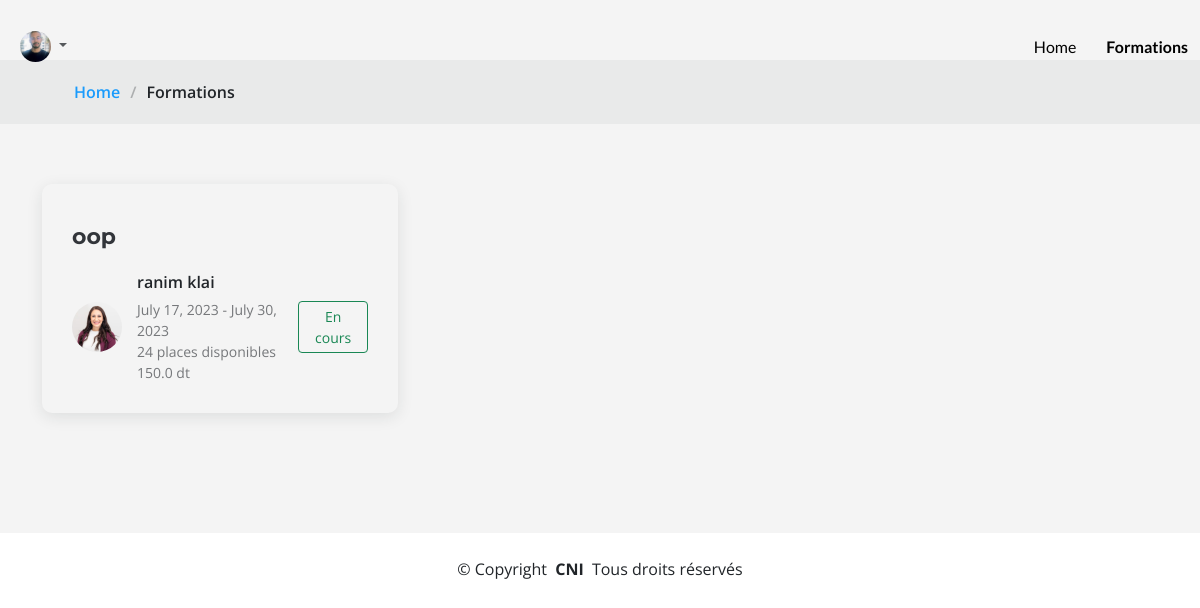
Page /formation (signed in) on the committed database.
### user/models.py (models this page shows, shortened)
class Profile(AbstractBaseUser, PermissionsMixin):
    email = models.EmailField(unique=True)
    first_name = models.CharField(max_length=30)
    last_name = models.CharField(max_length=30)
    cin_regex = RegexValidator(regex=r'^\d{8}$', message="CIN must be an 8-digit number.")
    cin = models.CharField(validators=[cin_regex], max_length=8)  # 8-digit number
    organisme = models.CharField(max_length=255)  # String field for organisme
    role = models.CharField(max_length=255)  # String field for role
    is_active = models.BooleanField(default=True)
    is_staff = models.BooleanField(default=False)
    img = models.ImageField(default='def.png',null=True,blank=True) # Image field for profile image
    objects = CustomUserManager()
    USERNAME_FIELD = 'email'
    REQUIRED_FIELDS = ['first_name', 'last_name', 'cin', 'organisme', 'role']

### formation/models.py (models this page shows)
class formation(models.Model):
    qr = models.TextField()
    titre = models.TextField()
    nbp = models.IntegerField()
    prx = models.FloatField()
    date_deb = models.DateField()
    date_fin = models.DateField()
    formateur = models.ForeignKey(Profile, null=True, on_delete=models.CASCADE, related_name='formations')
    participants = models.JSONField(default=dict)
    evaluation = models.JSONField(default=dict)

### gestionFormation/views.py (the view, shortened to what this page needs)
# urls.py: path('formation',views.nosformations,name='nosformations'),
def nosformations(request):
    today = date.today()
    formations = formation.objects.all()
    formations_filtrées = []
    for f in formations:
        jour_calcule = f.date_deb + (f.date_fin - f.date_deb) / 2
        if today >= jour_calcule:
            formations_filtrées.append(f)
    print(formations_filtrées)
    today = date.today().strftime("%Y-%m-%d")
    formations = formation.objects.filter(date_fin__gt=today)
    formations = formations.exclude(id__in=[f.id for f in formations_filtrées])
    return render(request, 'front/nosFormations.html', {'formations': formations})

### gestionFormation/templatetags/custom_filter.py (called while the page is built)
@register.filter
def get_val(dictionary, key):
    if(isinstance(dictionary.get(str(key)), list)):
       return 1
    return dictionary.get(str(key))

@register.filter
def subtract(value, arg):
    participants_enc = {key: value for key, value in arg.items() if value != 0}
    user_ids_enc = participants_enc.keys()
    participants_enc = [Profile.objects.get(id=key) for key in user_ids_enc]
    return value - len(participants_enc)

### templates/front/nosFormations.html (shortened to what this page needs)
{% extends 'baseclient.html' %}
{% load static %}
{% load tz %}
{% load custom_filter %}
{% block content %}
<header id="header" class="header fixed-top d-flex align-items-center">
  <div class="container-fluid d-flex align-items-center justify-content-between">
    <nav id="navmenu" class="navmenu">
      <ul>
        <li><a href="{% url 'acc' %}"  style="color: #000000;">Home</a></li>
        <li><a href="{% url 'nosformations' %}"><b>Formations</b></a></li>
      </ul>
    </nav>
    {% if user.is_authenticated %}
    <header class="topbar" data-navbarbg="skin6">
      <nav class="navbar top-navbar navbar-expand-md navbar-light">
          <div class="navbar-collapse collapse" id="navbarSupportedContent" data-navbarbg="skin5">
              <ul class="navbar-nav float-end">
                  <li class="nav-item dropdown">
                      <a class="nav-link dropdown-toggle text-muted waves-effect waves-dark pro-pic" href="#" id="navbarDropdown" role="button" data-bs-toggle="dropdown" aria-expanded="false">
                          <img src="{{user.img.url}}" alt="user" class="rounded-circle" width="31">
                      </a>
                  </li>
              </ul>
          </div>
      </nav>
  </header>
    {% else %}
    <a  href="{% url 'admin_login' %}" class="btn-getstarted" >Se connecter</a>
    {% endif %}
  </div>
</header>
<section id="team" class="team">
    <div data-aos="fade" class="page-title">
        <nav class="breadcrumbs">
          <div class="container">
            <ol>
              <li><a href="index.html">Home</a></li>
              <li class="current">Formations</li>
            </ol>
          </div>
        </nav>
      </div>
    <section id="blog" class="blog">
      <div class="container" data-aos="fade-up" data-aos-delay="100">
        <div class="row gy-4 posts-list">
          {% for f in formations %}
          <div class="col-xl-4 col-lg-6">
            <article>
              <h2 class="title">
                <a href="blog-details.html">{{f.titre}}</a>
              </h2>
              <div class="d-flex align-items-center justify-content-between">
                <div class="d-flex align-items-center">
                  <img src="{{f.formateur.img.url}}" alt="" class="img-fluid post-author-img flex-shrink-0">
                  <div class="post-meta">
                    <p class="post-author">{{f.formateur.last_name}} {{f.formateur.first_name}}</p>
                    <p class="post-date">
                      <span class="widget-49-meeting-time">{{f.date_deb}} - {{f.date_fin}}</span>
                    </p>
                    <p class="post-date">
                      <time datetime="2022-01-01">{{ f.nbp|subtract:f.participants }} places disponibles</time>
                    </p>
                    <p class="post-date">
                      <span class="widget-49-meeting-time">{{f.prx}} dt</span>
                    </p>
                  </div>
                </div>
                <form method="post" action="{% url 'nosformations' %}">
                  {% if f.participants|get_val:request.user.id == 0 %}
                    <button type="submit" class="btn btn-outline-warning btn-sm" value="{{ f.id }}" name="fr_att">En attente</button>
                  {% elif f.participants|get_val:request.user.id == 1 %}
                    <button type="submit" class="btn btn-outline-success btn-sm" value="{{ f.id }}" name="fr_enc">En cours</button>
                  {% else %}
                    <button type="submit" class="btn btn-outline-info btn-sm" value="{{ f.id }}" name="fr_par">Participer</button>
                  {% endif %}
                </form>
              </div>
            </article>
          </div>
         {% endfor %}
        </div>
      </div>
    </section>
  </main>
  <footer>
    <div class="container copyright text-center mt-4">
      <p>&copy; <span>Copyright</span> <strong class="px-1">CNI</strong> <span>Tous droits réservés</span></p>
    </div>
  </footer>
{% endblock %}

### staticfiles/assets3/css/main.css (style rules this page uses)
:root { --font-default: "Open Sans", system-ui, -apple-system, "Segoe UI", Roboto, "Helvetica Neue", Arial, "Noto Sans", "Liberation Sans", sans-serif, "Apple Color Emoji", "Segoe UI Emoji", "Segoe UI Symbol", "Noto Color Emoji"; --font-primary: "Montserrat", sans-serif; --font-secondary: "Lato", sans-serif; }
:root { --color-default: #212529; --color-default-rgb: 33, 37, 41; --color-background: #ffffff; --color-background-rgb: 255, 255, 255; --color-primary: #1a9bfc; --color-primary-rgb: 232, 69, 69; --color-secondary: #32353a; --color-secondary-rgb: 50, 53, 58; --color-box-background: #ffffff; --color-box-background-rgb: 255, 255, 255; --color-inverse: #ffffff; --color-inverse-rgb: 255, 255, 255; }
:root { --color-nav: #3a3939; --color-nav-hover: #1a9bfc; --color-nav-dropdown: #3a3939; --color-nav-dropdown-hover: #1a9bfc; --color-nav-dropdown-background: #ffffff; --color-nav-mobile-background: #ffffff; }
:root { scroll-behavior: smooth; }
body { color: var(--color-default); background-color: var(--color-background); font-family: var(--font-default); }
a { color: var(--color-primary); text-decoration: none; transition: 0.3s; }
h1, h2, h3, h4, h5, h6 { font-family: var(--font-primary); }
section { color: var(--color-default); background-color: var(--color-background); padding: 60px 0; overflow: clip; }
.page-title { --color-box-background: rgba(var(--color-default-rgb), .05); color: var(--color-default); background-color: var(--color-background); }
.page-title nav { background-color: var(--color-box-background); padding: 20px 0; }
.page-title nav ol { display: flex; flex-wrap: wrap; list-style: none; margin: 0; font-size: 16px; font-weight: 600; }
.page-title nav ol li+li { padding-left: 10px; }
.page-title nav ol li+li::before { content: "/"; display: inline-block; padding-right: 10px; color: rgba(var(--color-default-rgb), 0.3); }
.header { --color-background: #ffffff; --color-inverse: #ffffff; color: var(--color-default); background-color: var(--color-background); padding: 15px 0; transition: all 0.5s; z-index: 997; }
@media (max-width: 1200px) { .header .navmenu { order: 3; } }
section { scroll-margin-top: 90px; }
.index-page .header { --color-background: rgba(255, 255, 255, 0); --color-secondary: #ffffff; --color-nav: rgba(255, 255, 255, 0.515); --color-nav-hover: #ffffff; }
@media (min-width: 1200px) { .navmenu { padding: 0; } }
@media (min-width: 1200px) { .navmenu ul { margin: 0; padding: 0; display: flex; list-style: none; align-items: center; } }
@media (min-width: 1200px) { .navmenu li { position: relative; } }
@media (min-width: 1200px) { .navmenu a, .navmenu a:focus { color: #000000 ; padding: 18px 15px; font-size: 16px; font-family: var(--font-secondary); font-weight: 400; display: flex; align-items: center; justify-content: space-between; white-space: nowrap; transition: 0.3s; } }
@media (min-width: 1200px) { .navmenu li:last-child a { padding-right: 0; } }
.team { --color-background: #f4f4f4; --color-box-background-rgb: 0, 0, 0; }
.blog .posts-list article { box-shadow: 0 4px 16px rgba(var(--color-default-rgb), 0.1); padding: 30px; height: 100%; border-radius: 10px; overflow: hidden; }
.blog .posts-list .title { font-size: 22px; font-weight: 700; padding: 0; margin: 0 0 20px 0; }
.blog .posts-list .title a { color: var(--color-secondary); transition: 0.3s; }
.blog .posts-list .post-author-img { width: 50px; border-radius: 50%; margin-right: 15px; }
.blog .posts-list .post-author { font-weight: 600; margin-bottom: 5px; }
.blog .posts-list .post-date { font-size: 14px; color: rgba(var(--color-default-rgb), 0.6); margin-bottom: 0; }

### rows in the picture
Profile: img (picture)
formation: titre "oop", formateur.img (picture), formateur.last_name "ranim", formateur.first_name "klai", date_deb "July 17, 2023", date_fin "July 30, 2023", nbp|subtract "24", prx "150.0", {{ f.id }} 17 (drawn)
